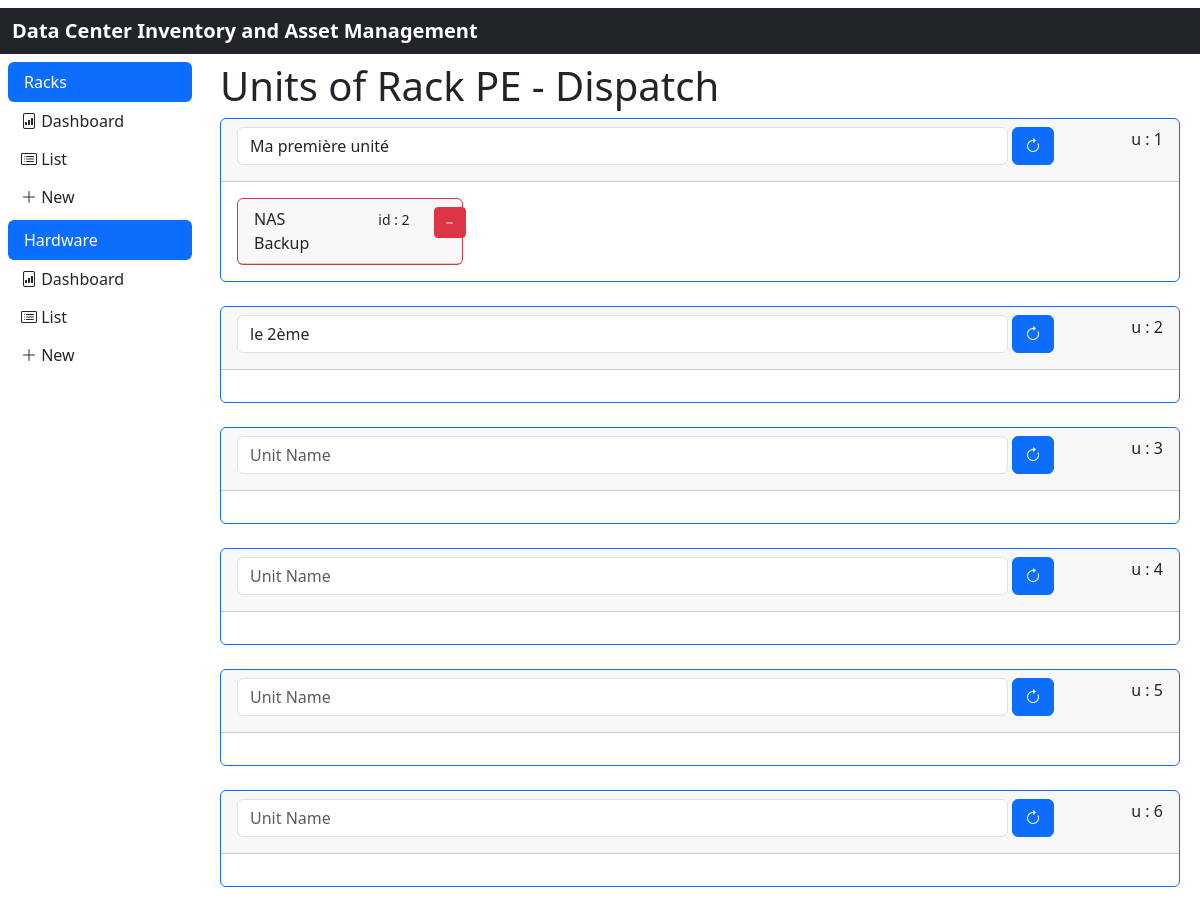
The app's page /rack/view/1 (upper part), older data.
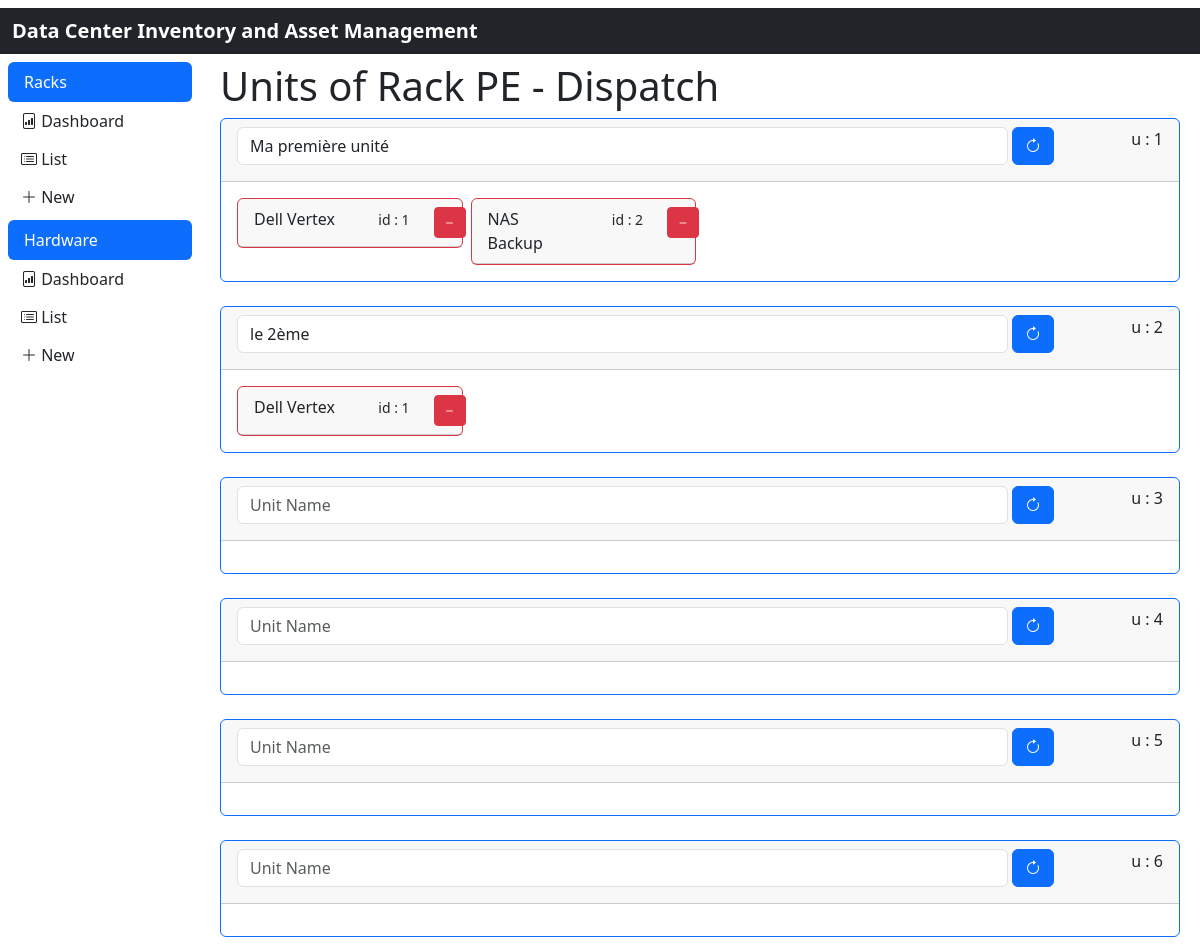
The same page, newer data.
### models.py (models this page shows)
class TimeMixin(object):
    created: Mapped[Optional[datetime]] = mapped_column(DateTime, nullable=False, default=datetime.now(timezone.utc))
    updated: Mapped[Optional[datetime]] = mapped_column(DateTime, nullable=True, default=datetime.now(timezone.utc), onupdate=datetime.now(timezone.utc))
    deleted: Mapped[Optional[datetime]] = mapped_column(DateTime, nullable=True, default=datetime.now(timezone.utc))
    active: Mapped[Optional[bool]] = mapped_column(Boolean, nullable=True, default=True)

class Rack(TimeMixin, db.Model):
    __tablename__ = 'rack'
    id: Mapped[int] = mapped_column(primary_key=True)
    name: Mapped[str] = mapped_column(String(50))
    units: Mapped[List['Unit']] = relationship('Unit', back_populates='rack')

class Unit(TimeMixin, db.Model):
    __tablename__ = 'unit'
    id: Mapped[int] = mapped_column(primary_key=True)
    seq: Mapped[int] = mapped_column(Integer, nullable=False)
    id_rack:Mapped[int] = mapped_column(ForeignKey('rack.id'))
    name: Mapped[str] = mapped_column(String(50), nullable=True)
    rack: Mapped[Rack] = relationship('Rack', back_populates='units')
    unit_hardware: Mapped[List['UnitHardware']] = relationship('UnitHardware', uselist=True, back_populates='unit')

class UnitHardware(TimeMixin, db.Model):
    __tablename__ = 'unit_hardware'
    id: Mapped[int] = mapped_column(primary_key=True)
    id_unit: Mapped[int] = mapped_column(ForeignKey('unit.id'))
    id_hardware: Mapped[int] = mapped_column(ForeignKey('hardware.id'))
    unit: Mapped[Unit] = relationship( back_populates='unit_hardware')
    hardware: Mapped['Hardware'] = relationship(back_populates='hardware_unit')
    __table_args__ = (
        UniqueConstraint('id_unit', 'id_hardware', name='unit_hardware_uc'),
    )

class Hardware(TimeMixin, db.Model):
    __tablename__ = 'hardware'
    id: Mapped[int] = mapped_column(primary_key=True)
    name: Mapped[str] = mapped_column(String(50))
    type: Mapped[str] = mapped_column(String(50))
    hardware_unit: Mapped[List['UnitHardware']] = relationship('UnitHardware', uselist=True, back_populates='hardware')

### app/rack/routes.py (the view)
@rack.route('/view/<int:rack_id>', methods=['GET', 'POST'])
def view(rack_id):
    rack = Rack.query.get_or_404(rack_id)
    return render_template('rack/view.html', title='Units', rack=rack)

### app/rack/templates/rack/view.html (shortened to what this page needs)
{% extends "rack/index.html" %}
{% from "bootstrap5/form.html" import render_form %}
{% block content %}
    <h1>{{ title }} of {{ rack.name }}</h1>
    <div class="row row-cols-1 row-cols-md-1 g-4">
        {% for unit in rack.units %}
            <div class="col">
                <div class="card border-primary">
                    <div class="card-header">
                        <div class="card-title">
                            <form class="edit_name_unit">
                                <div class="row g-1">
                                    <div class="col-10">
                                        <input class="form-control" id="unit_name" name="unit_name" placeholder="Unit Name" type="text" value="{% if unit.name %}{{ unit.name }}{% endif %}">
                                    </div>
                                    <div class="col-1">
                                        <button class="btn btn-primary btn" type="submit" data-toggle="tooltip" title="Save">
                                            <i class="bi bi-arrow-clockwise"></i>
                                        </button>
                                    </div>
                                    <div class="col-1 text-end">
                                        <label class="form-label" for="unit_name">u : {{ unit.seq }} </label>
                                    </div>
                                </div>
                            </form>
                        </div>
                    </div>
                    <div class="card-body">
                        <div class="card-text">
                            <div class="row row-cols-2 row-cols-md-4 g-2">
                            {% for unit_hardware in unit.unit_hardware %}
                                <div class="col">
                                    <div class="card border-danger">
                                        <div class="card-header">
                                            <div class="row">
                                                <div class="col-6">
                                                    {{ unit_hardware.hardware.name }}
                                                </div>
                                                <div class="col-4 text-end">
                                                    <small>id : {{ unit_hardware.hardware.id }}</small>
                                                </div>
                                                <div class="col-2 text-end">
                                                    <div class="btn-group btn-group-justified">
                                                        <a href="{{ url_for('rack_bp.unlink_hardware', unit_hardware_id=unit_hardware.id) }}" role="button', rack_id=rack.id) }}" role="button" class="btn btn-danger btn-sm" tooltip="tooltip" title="Remove hardware">
                                                            <i class="bi bi-dash"></i>
                                                        </a>
                                                    </div>
                                                </div>
                                            </div>
                                        </div>
                                    </div>
                                </div>
                            {% endfor %}
                            </div>
                        </div>
                    </div>
                </div>
            </div>
        {% endfor %}
    </div>
{% endblock %}

### app/rack/templates/rack/index.html (shortened to what this page needs)
{% extends "base.html" %}

### app/templates/base.html (shortened to what this page needs)
<!DOCTYPE html>
<html lang="en">
<head>
    <link rel="stylesheet" href="{{ url_for('static', filename='css/bootstrap.min.css') }}">
    <link rel="stylesheet" href="{{ url_for('static', filename='css/sidebar.css') }}">
    <link rel="stylesheet" href="{{ url_for('static', filename='css/bootstrap-icons.min.css') }}">
</head>
<body>
<header class="bg-dark mt-2">
    <div class="container-fluid text-white py-lg-2">
        <span class="fs-5 fw-semibold">Data Center Inventory and Asset Management</span>
    </div>
</header>
<div class="container-fluid">
    <div class="row">
        <div class="col-sm-2 collapse show p-2" id="menu-sidebar">
            <ul class="nav nav-pills flex-column mb-auto">
                <li class="nav-item">
                    <a class="nav-link active" href="#" data-bs-toggle="collapse" data-bs-target="#rack-collapse"
                       aria-expanded="true">
                        Racks
                    </a>
                    <div class="collapse show" id="rack-collapse">
                        <ul class="btn-toggle-nav list-unstyled fw-normal pb-1 small">
                            <li><a href=" {{ url_for('rack_bp.index') }}" role="button"
                                   class="btn btn-block">
                                <i class="bi bi-file-bar-graph"></i>
                                Dashboard
                            </a></li>
                            <li><a href=" {{ url_for('rack_bp.list') }}" role="button"
                                   class="btn">
                                <i class="bi bi-card-list"></i>
                                List
                            </a></li>
                            <li><a href=" {{ url_for('rack_bp.new') }}" role="button"
                                   class="btn">
                                    <i class="bi bi-plus-lg"></i>
                                New
                                </a></li>
                        </ul>
                    </div>
                </li>
                <li class="nav-item">
                    <a class="nav-link active" href="#" data-bs-toggle="collapse" data-bs-target="#unit-collapse"
                       aria-expanded="true">
                        Hardware
                    </a>
                    <div class="collapse show" id="unit-collapse">
                        <ul class="btn-toggle-nav list-unstyled fw-normal pb-1 small">
                            <li><a href=" {{ url_for('hardware_bp.index') }}" role="button"
                                   class="btn btn-block">
                                <i class="bi bi-file-bar-graph"></i>
                                Dashboard
                            </a></li>
                            <li><a href=" {{ url_for('hardware_bp.list') }}" role="button"
                                   class="btn">
                                <i class="bi bi-card-list"></i>
                                List
                            </a></li>
                            <li><a href=" {{ url_for('hardware_bp.new') }}" role="button"
                                   class="btn">
                                <i class="bi bi-plus-lg"></i>
                                New
                            </a></li>
                        </ul>
                    </div>
                </li>
            </ul>
        </div>
        <div class="col-10" id="main">
            <div class="container p-2">
                {% block content %}{% endblock %}
            </div>
        </div>
    </div>
</div>
</body>
</html>

Row changes from the older to the newer data that the page shows:
added UnitHardware: hardware.name "Dell Vertex", hardware.id "1", shown under Unit "Ma première unité"
added UnitHardware: hardware.name "Dell Vertex", hardware.id "1", shown under Unit "le 2ème"
